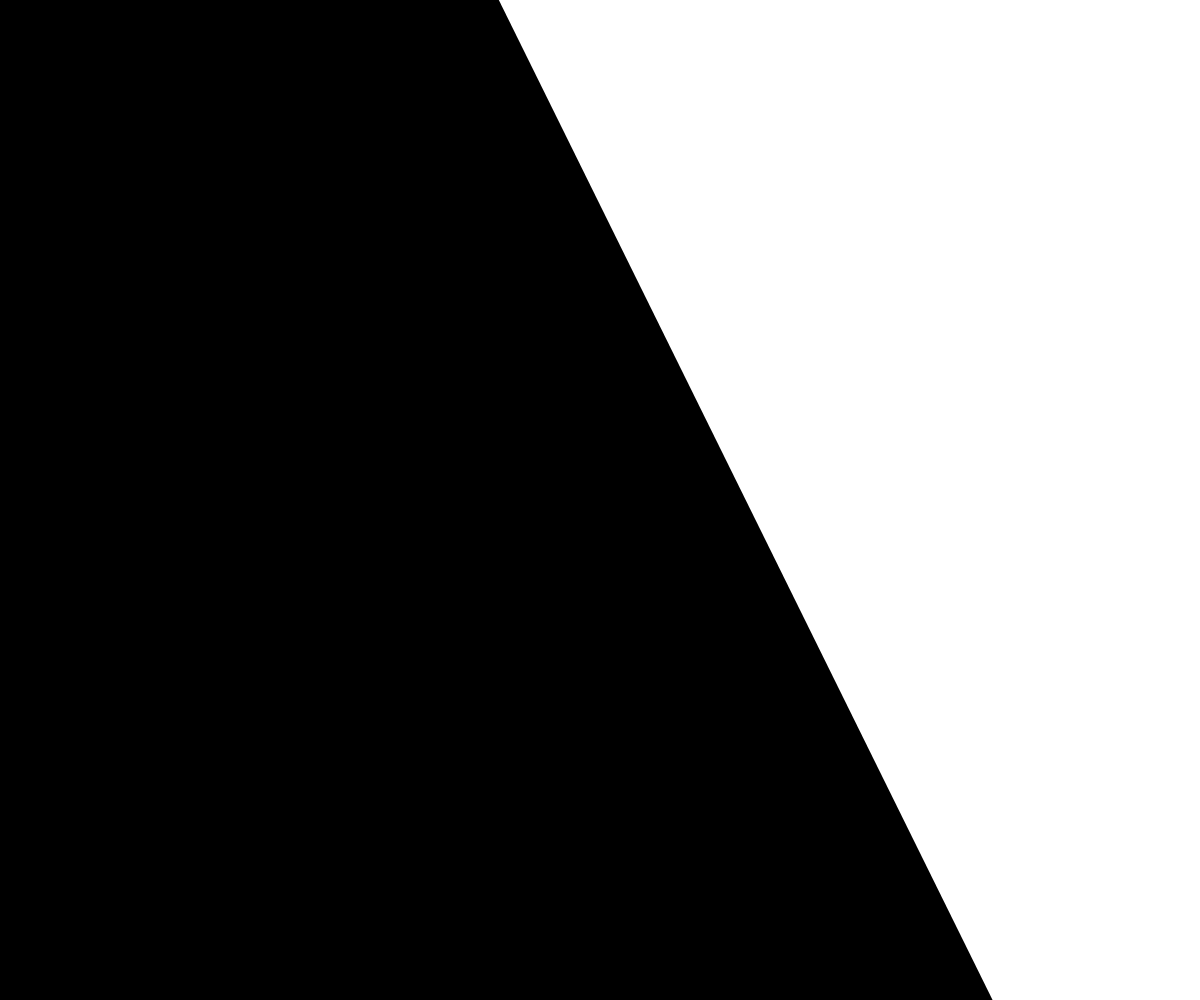
Frame 1 (no input)
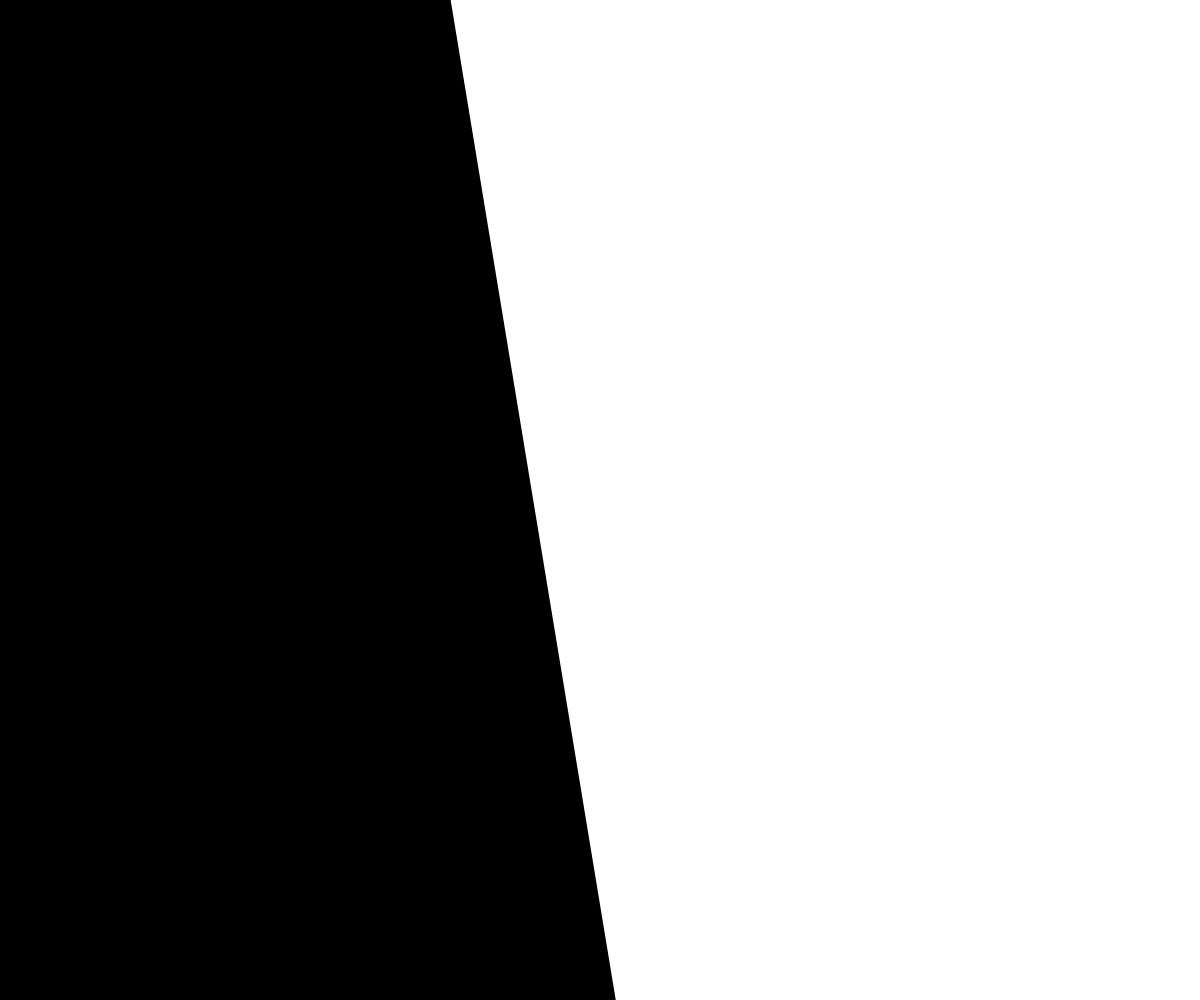
Frame 60 (no input)
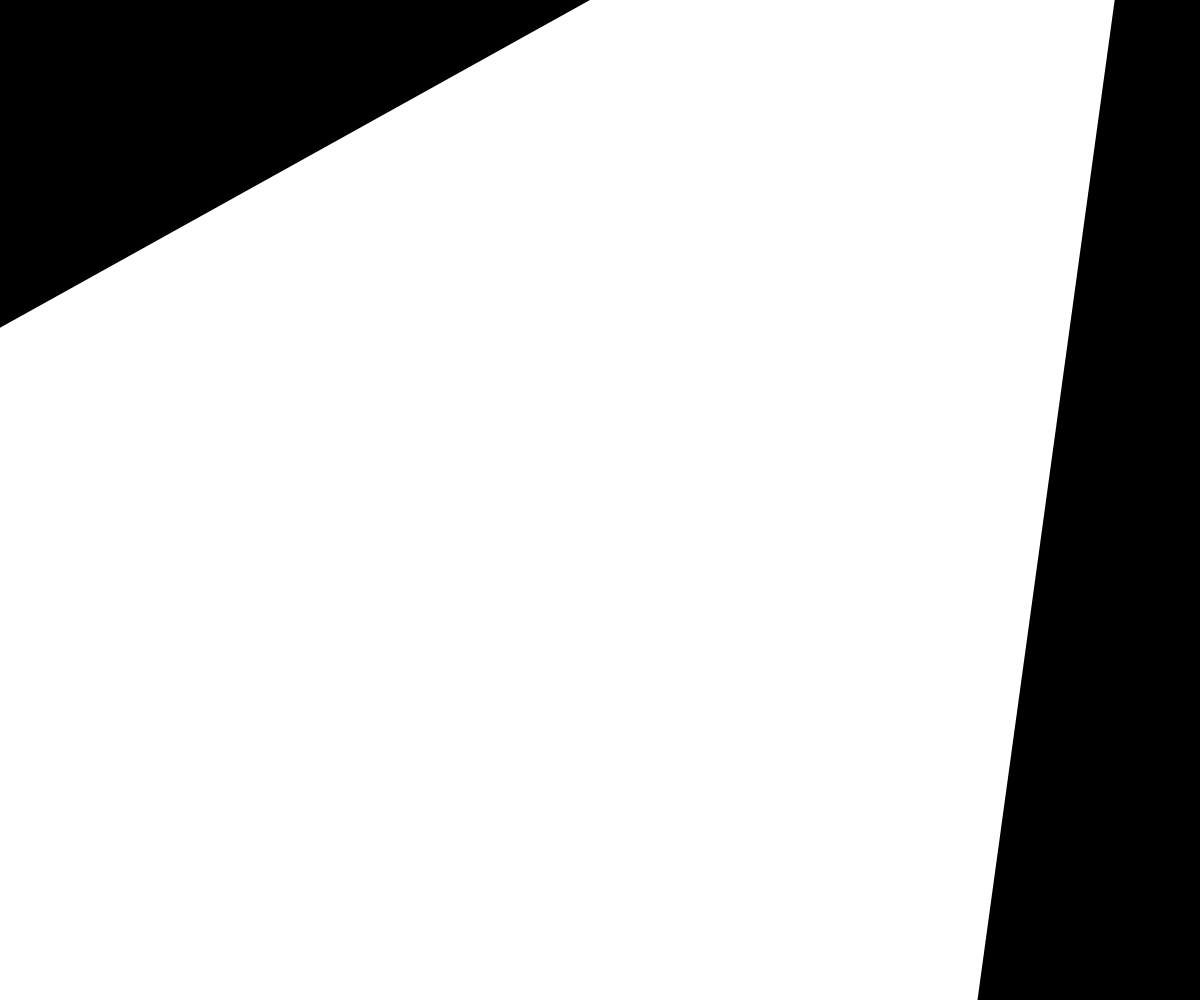
Frame 120 (the mouse pressed at the canvas centre since frame 60)

The p5.js sketch that drew these frames (run headless with seeded random() and noise() and a simulated clock; from frame 60 on, the mouse is pressed at the canvas centre):

// p5.js sketch
// ── sketch.js
var sz;
var szspeed = 0.1;
var invert = false;

function setup() {
  createCanvas(windowWidth, windowHeight);
  sz = height;
  noStroke();
}

function draw() {
  background(invert ? 0: 255);

  push();
  translate(mouseX, mouseY);
  rotate(frameCount*0.005);

  // Bounce speed
  sz+=szspeed;
  if(sz > height || sz < 0) szspeed *= -1;

  fill(invert ? 255: 0);

  // Draw Triangle
  beginShape();
  	vertex(0, -sz);
  	vertex(sz, sz);
  	vertex(-sz, sz);
  endShape(CLOSE);
  pop();
}

// Invert background/foreground colors
function mousePressed(){
 invert = !invert;
}
